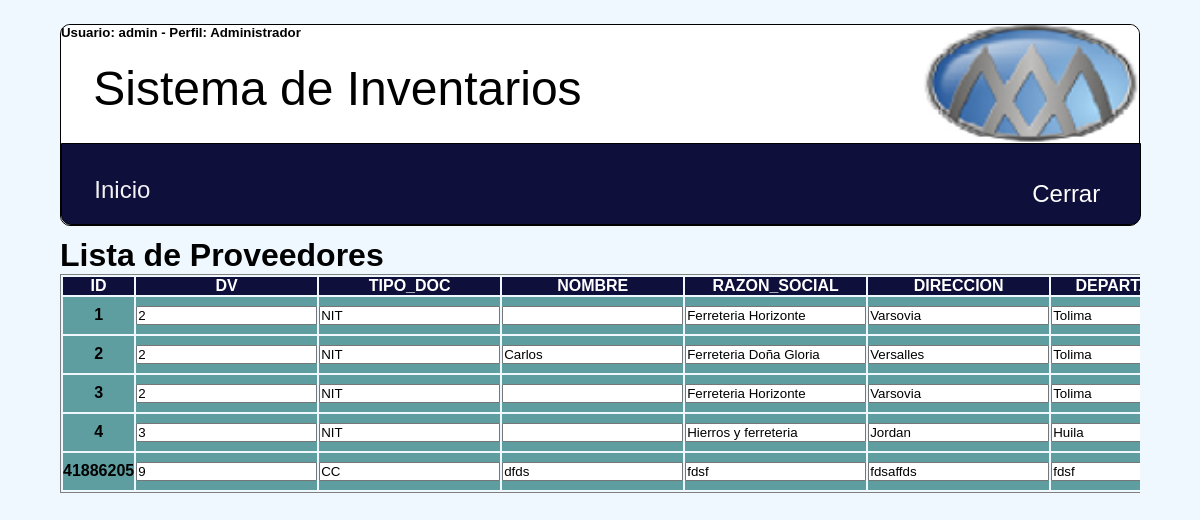
/proveedores/listar.php (signed in), run on the app's committed database.
### tables this page shows
CREATE TABLE `proveedores` (
  `ID` int NOT NULL AUTO_INCREMENT,
  `DV` int NOT NULL,
  `TIPO_DOC` varchar(3) NOT NULL,
  `NOMBRE` varchar(50) NOT NULL,
  `RAZON_SOCIAL` varchar(200) NOT NULL,
  `DIRECCION` varchar(150) NOT NULL,
  `DEPARTAMENTO` varchar(50) NOT NULL,
  `CIUDAD` varchar(50) NOT NULL,
  `TELEFONO1` varchar(10) NOT NULL,
  `TELEFONO2` varchar(10) NOT NULL,
  `MOVIL` varchar(10) NOT NULL,
  `EMAIL` varchar(150) NOT NULL,
  `ID_USUARIO` int NOT NULL,
  PRIMARY KEY (`ID`),
  KEY `FK_PROUSU` (`ID_USUARIO`),
  CONSTRAINT `proveedores_FK` FOREIGN KEY (`ID_USUARIO`) REFERENCES `usuarios` (`ID`) ON DELETE RESTRICT ON UPDATE RESTRICT
);

### proveedores/listar.php (the view, shortened to what this page needs)
<?php include("../principal/arriba.php");
$campos = $conexion->query("SHOW COLUMNS FROM inventarios.proveedores")->fetchAll(PDO::FETCH_OBJ);
$registros = $conexion->query("select * FROM proveedores")->fetchAll(PDO::FETCH_OBJ);
$usuarios = $conexion->query("select * FROM usuarios")->fetchAll(PDO::FETCH_OBJ);
?>
<div class="contenedor_listado">
    <div class=titulo_pagina>
        <h1>Lista de Proveedores</h1>
    </div>
    <div class=registros>
        <table class="tabla_lista">
            <thead class="tabla_encabezado">
                <tr>
                    <?PHP foreach ($campos as $campo) : ?>
                        <th><?php echo $campo->Field; ?></th>
                    <?php endforeach; ?>
                </tr>
            </thead>
            <tbody class="tabla_cuerpo">
                <?PHP foreach ($registros as $registro) : ?>
                    <form action="<?php echo $_SERVER['PHP_SELF']; ?>" method="POST">
                        <tr class="tabla_fila">
                            <?PHP foreach ($registro as $llave => $dato) : ?>
                                <th>
                                    <?php if ($llave == "ID") { ?>
                                        <?php echo $dato;
                                        $valor = $dato ?>
                                    <?php } elseif ($llave == "ID_USUARIO") { ?>
                                        <select name="<?php echo $llave; ?>" id="<?php echo $llave; ?>" style="width: 300px;">
                                            <?PHP foreach ($usuarios as $usuario) : ?>
                                                <option value="<?php echo $usuario->ID; ?>" <?php if ($dato == $usuario->ID) {
                                                                                            echo "selected";
                                                                                        } ?>><?php echo $usuario->NOMBRES; ?></option>
                                            <?php endforeach; ?>
                                        </select>
                                    <?php } else { ?>
                                        <input type="<?php echo $tipodato; ?>" name="<?php echo $llave; ?>" value="<?php echo $dato; ?>">
                                    <?php } ?>
                                </th>
                            <?php endforeach; ?>
                    </form>
                <?php endforeach; ?>
            </tbody>
        </table>
    </div>
</div>
<?php include("../principal/abajo.php"); ?>

### css/estilo.css (style rules this page uses)
* { margin: 0px; padding: 0px; outline: 0; }
body { background-color: aliceblue; display: flex; justify-content: center; font-family: Tahoma, sans-serif; }

### css/listado.css (style rules this page uses)
.tabla_lista { position: absolute; border-style: solid; border-width: 1px; }
.tabla_encabezado { border-style: solid; border-width: 1px; border-color: black; background-color: rgb(15, 15, 59); color: white; }
.tabla_cuerpo { border-style: solid; border-width: 1px; border-color: black; background-color: cadetblue; }
.contenedor_listado { width: 100%; height: 100%; }
.registros { position: relative; display: block; overflow: scroll; height: 300px; }

### data on the page
proveedores: dato "1", DV "2", TIPO_DOC "NIT", RAZON_SOCIAL "Ferreteria Horizonte", DIRECCION "Varsovia", DEPARTAMENTO "Tolima"
proveedores: dato "2", DV "2", TIPO_DOC "NIT", NOMBRE "Carlos", RAZON_SOCIAL "Ferreteria Doña Gloria", DIRECCION "Versalles", DEPARTAMENTO "Tolima"
proveedores: dato "3", DV "2", TIPO_DOC "NIT", RAZON_SOCIAL "Ferreteria Horizonte", DIRECCION "Varsovia", DEPARTAMENTO "Tolima"
proveedores: dato "4", DV "3", TIPO_DOC "NIT", RAZON_SOCIAL "Hierros y ferreteria", DIRECCION "Jordan", DEPARTAMENTO "Huila"
proveedores: dato "41886205", DV "9", TIPO_DOC "CC", NOMBRE "dfds", RAZON_SOCIAL "fdsf", DIRECCION "fdsaffds", DEPARTAMENTO "fdsf"

### other printed values
$_SESSION['usuario'] "admin"
$_SESSION['ROL'] "Administrador"
$campo->Field "ID"
$campo->Field "DV"
$campo->Field "TIPO_DOC"
$campo->Field "NOMBRE"
$campo->Field "RAZON_SOCIAL"
$campo->Field "DIRECCION"
